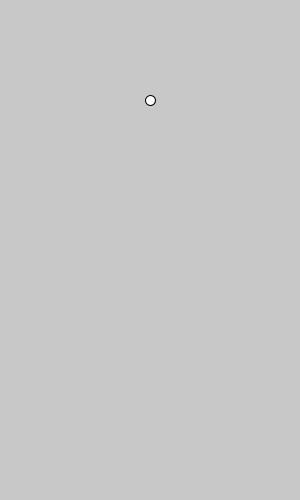
Frame 1 (no input)
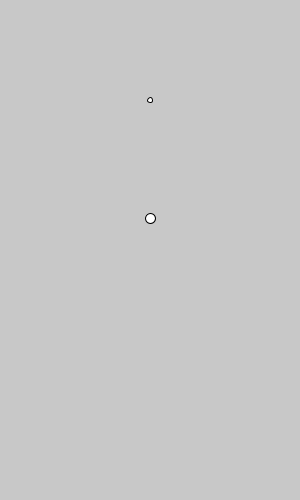
Frame 60 (the mouse pressed at the canvas centre just before this capture)
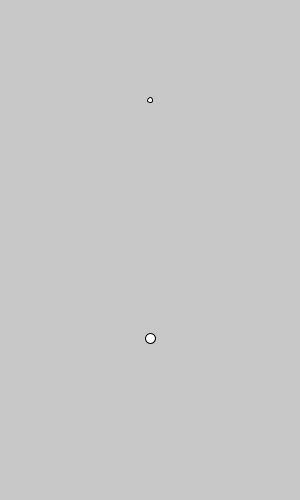
Frame 120 (the mouse held since frame 60 and released just before this capture)

The Processing sketch that drew these frames (run headless with seeded random() and noise(); from frame 60 on, the mouse is pressed at the canvas centre):

// Processing sketch: SpringTest
// ── SpringTest.pde
int velocityY = 0;
int positionY = 100;

int timeStep = 2;


void setup(){
  size(300,500);
}

void draw(){
  background(200);
  ellipse(150,100,5,5);
  
  ellipse(150,positionY,10,10);
  positionY += timeStep;
}
